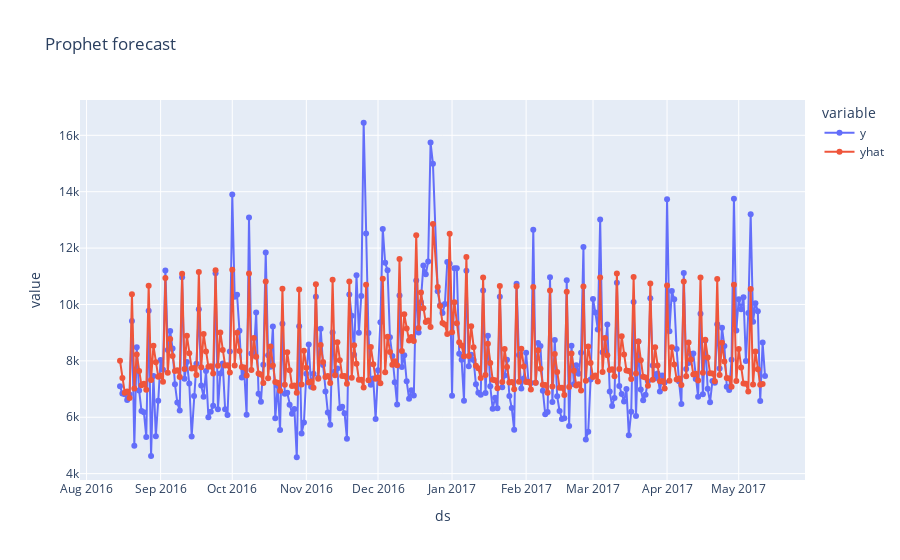

This figure's notebook cell:
### Markdown cell above
## __Forecast for 270 days ahead__

### Code cell
model.evaluate(test[:270], forecast[:270])

### Figure 1 — Plotly figure (JSON) as saved in the notebook; plotly's stock layout.template omitted (floating-point values rounded to 4 significant figures; data arrays with more than 128 entries replaced by an {"elided": "..."} marker saying what was removed)
{"data": [{"hovertemplate": "variable=y<br>ds=%{x}<br>value=%{y}<extra></extra>", "legendgroup": "y", "line": {"color": "#636efa", "dash": "solid"}, "marker": {"symbol": "circle"}, "mode": "markers+lines", "name": "y", "orientation": "v", "showlegend": true, "type": "scatter", "x": {"elided": "270 str values"}, "xaxis": "x", "y": {"elided": "270 float values"}, "yaxis": "y"}, {"hovertemplate": "variable=yhat<br>ds=%{x}<br>value=%{y}<extra></extra>", "legendgroup": "yhat", "line": {"color": "#EF553B", "dash": "solid"}, "marker": {"symbol": "circle"}, "mode": "markers+lines", "name": "yhat", "orientation": "v", "showlegend": true, "type": "scatter", "x": {"elided": "270 str values"}, "xaxis": "x", "y": {"elided": "270 float values"}, "yaxis": "y"}], "layout": {"legend": {"title": {"text": "variable"}, "tracegroupgap": 0}, "title": {"text": "Prophet forecast"}, "xaxis": {"anchor": "y", "domain": [0, 1], "title": {"text": "ds"}}, "yaxis": {"anchor": "x", "domain": [0, 1], "title": {"text": "value"}}}}
